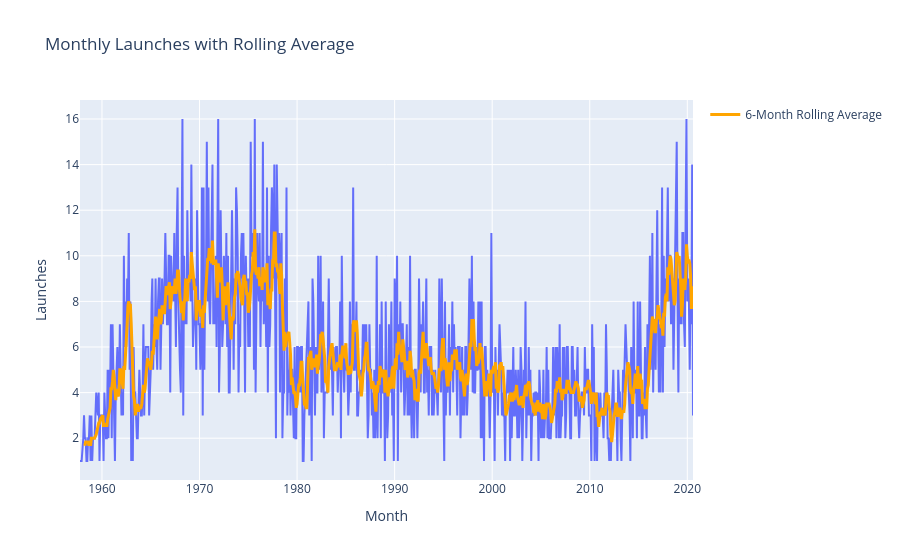

Notebook cell for this chart:
### Markdown cell above
# Chart the Number of Launches Month-on-Month until the Present

Which month has seen the highest number of launches in all time? Superimpose a rolling average on the month on month time series chart.

### Code cell
# Convert Date column to datetime
df_clean['Date'] = pd.to_datetime(df_clean['Date'], errors='coerce')

# Extract year‑month cleanly (no Period, no warnings)
df_clean['Month'] = df_clean['Date'].dt.to_period('M').dt.to_timestamp()

# Count launches per month
monthly_launches = (
    df_clean.groupby('Month')
            .size()
            .reset_index(name='Launches')
)

# Rolling average (6 months)
monthly_launches['Rolling_Avg'] = monthly_launches['Launches'].rolling(window=6).mean()

# Highest month
peak_month = monthly_launches.loc[monthly_launches['Launches'].idxmax(), 'Month']
peak_value = monthly_launches['Launches'].max()
print(f"Highest number of launches: {peak_value} in {peak_month.strftime('%B %Y')}")

# Plot
fig = px.line(
    monthly_launches,
    x='Month',
    y='Launches',
    title='Monthly Launches with Rolling Average'
)

fig.add_scatter(
    x=monthly_launches['Month'],
    y=monthly_launches['Rolling_Avg'],
    mode='lines',
    name='6‑Month Rolling Average',
    line=dict(color='orange', width=3)
)

fig.show()

### Figure 1 — Plotly figure (JSON) as saved in the notebook; plotly's stock layout.template omitted (floating-point values rounded to 4 significant figures; data arrays with more than 128 entries replaced by an {"elided": "..."} marker saying what was removed)
{"data": [{"hovertemplate": "Month=%{x}<br>Launches=%{y}<extra></extra>", "legendgroup": "", "line": {"color": "#636efa", "dash": "solid"}, "marker": {"symbol": "circle"}, "mode": "lines", "name": "", "orientation": "v", "showlegend": false, "x": {"elided": "747 str values"}, "xaxis": "x", "y": {"elided": "747 int values"}, "yaxis": "y", "type": "scatter"}, {"line": {"color": "orange", "width": 3}, "mode": "lines", "name": "6‑Month Rolling Average", "x": {"elided": "747 str values"}, "y": {"elided": "747 float values"}, "type": "scatter"}], "layout": {"xaxis": {"anchor": "y", "domain": [0.0, 1.0], "title": {"text": "Month"}}, "yaxis": {"anchor": "x", "domain": [0.0, 1.0], "title": {"text": "Launches"}}, "legend": {"tracegroupgap": 0}, "title": {"text": "Monthly Launches with Rolling Average"}}}
